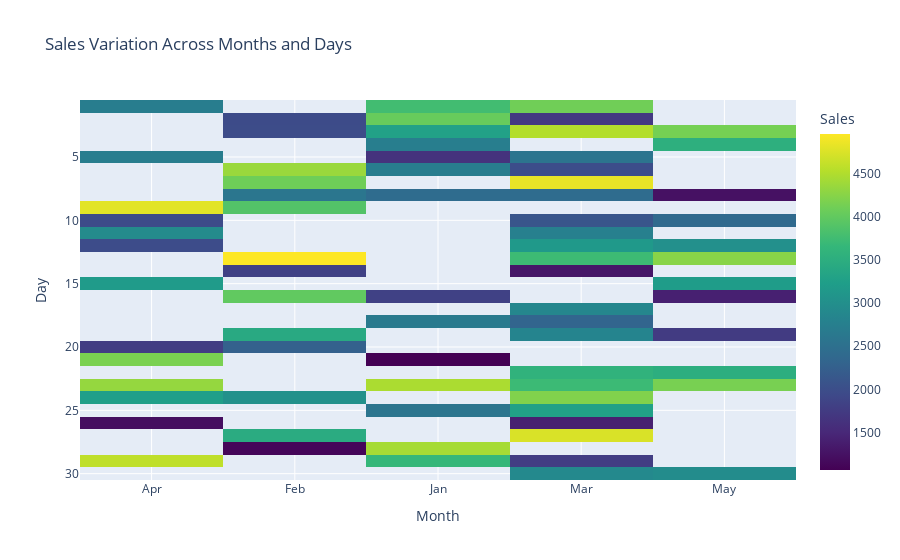

Here is the notebook cell this chart was saved with:
### Markdown cell above
#### Que:-3. Using the sales data, generate a heatmap to visualize the variation in sales across different months and days.

### Code cell
# Set random seed
np.random.seed(20)

# Generate sales dataset
data = {
    'Month': np.random.choice(['Jan', 'Feb', 'Mar', 'Apr', 'May'], 100),
    'Day': np.random.choice(range(1, 31), 100),
    'Sales': np.random.randint(1000, 5000, 100)
}

df = pd.DataFrame(data)

# Create a pivot table for heatmap
pivot_df = df.pivot_table(values='Sales', index='Day', columns='Month', aggfunc='mean')

# Create heatmap using Plotly
fig = px.imshow(pivot_df, 
                labels=dict(x="Month", y="Day", color="Sales"), 
                x=pivot_df.columns, 
                y=pivot_df.index, 
                color_continuous_scale="viridis",
                title="Sales Variation Across Months and Days")

# Show plot
fig.show()

### Figure 1 — Plotly figure (JSON) as saved in the notebook; plotly's stock layout.template omitted (floating-point values rounded to 4 significant figures; data arrays with more than 128 entries replaced by an {"elided": "..."} marker saying what was removed)
{"data": [{"coloraxis": "coloraxis", "hovertemplate": "Month: %{x}<br>Day: %{y}<br>Sales: %{z}<extra></extra>", "name": "0", "type": "heatmap", "x": ["Apr", "Feb", "Jan", "Mar", "May"], "xaxis": "x", "y": [1, 2, 3, 4, 5, 6, 7, 8, 9, 10, 11, 12, 13, 14, 15, 16, 17, 18, 19, 20, 21, 22, 23, 24, 25, 26, 27, 28, 29, 30], "yaxis": "y", "z": {"elided": "30x5 float values"}}], "layout": {"coloraxis": {"colorbar": {"title": {"text": "Sales"}}, "colorscale": [[0, "#440154"], [0.1111, "#482878"], [0.2222, "#3e4989"], [0.3333, "#31688e"], [0.4444, "#26828e"], [0.5556, "#1f9e89"], [0.6667, "#35b779"], [0.7778, "#6ece58"], [0.8889, "#b5de2b"], [1, "#fde725"]]}, "title": {"text": "Sales Variation Across Months and Days"}, "xaxis": {"anchor": "y", "constrain": "domain", "domain": [0, 1], "scaleanchor": "y", "title": {"text": "Month"}}, "yaxis": {"anchor": "x", "autorange": "reversed", "constrain": "domain", "domain": [0, 1], "title": {"text": "Day"}}}}
